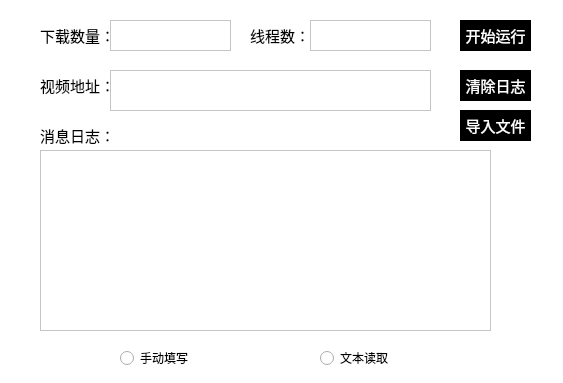
<?xml version="1.0" encoding="UTF-8"?>
<ui version="4.0">
 <class>Form</class>
 <widget class="QWidget" name="Form">
  <property name="geometry">
   <rect>
    <x>0</x>
    <y>0</y>
    <width>563</width>
    <height>383</height>
   </rect>
  </property>
  <property name="windowTitle">
   <string>bilibili视频下载</string>
  </property>
  <property name="styleSheet">
   <string notr="true">QPushButton{	
	font-family:微软雅黑;
	font-size:15px;
	color: white;
	border:1px solid;
}
QWidget { background-color:white; }
QPushButton { background-color: black }

QLabel{	
	font-family:微软雅黑;
	font-size:15px;
	color: black;
}
QTextEdit{	
	font-family:微软雅黑;
	font-size:15px;
	color: black;
}
QTextBrowser{	
	font-family:微软雅黑;
	font-size:12px;
	color: green;
}



</string>
  </property>
  <widget class="QPushButton" name="pushButton">
   <property name="geometry">
    <rect>
     <x>460</x>
     <y>20</y>
     <width>71</width>
     <height>31</height>
    </rect>
   </property>
   <property name="text">
    <string>开始运行</string>
   </property>
  </widget>
  <widget class="QPushButton" name="pushButton_2">
   <property name="geometry">
    <rect>
     <x>460</x>
     <y>70</y>
     <width>71</width>
     <height>31</height>
    </rect>
   </property>
   <property name="text">
    <string>清除日志</string>
   </property>
  </widget>
  <widget class="QLabel" name="label">
   <property name="geometry">
    <rect>
     <x>40</x>
     <y>70</y>
     <width>71</width>
     <height>31</height>
    </rect>
   </property>
   <property name="text">
    <string>视频地址：</string>
   </property>
  </widget>
  <widget class="QLabel" name="label_2">
   <property name="geometry">
    <rect>
     <x>40</x>
     <y>20</y>
     <width>71</width>
     <height>31</height>
    </rect>
   </property>
   <property name="text">
    <string>下载数量：</string>
   </property>
  </widget>
  <widget class="QLabel" name="label_3">
   <property name="geometry">
    <rect>
     <x>250</x>
     <y>20</y>
     <width>71</width>
     <height>31</height>
    </rect>
   </property>
   <property name="text">
    <string>线程数：</string>
   </property>
  </widget>
  <widget class="QLabel" name="label_4">
   <property name="geometry">
    <rect>
     <x>40</x>
     <y>120</y>
     <width>71</width>
     <height>31</height>
    </rect>
   </property>
   <property name="text">
    <string>消息日志：</string>
   </property>
  </widget>
  <widget class="QTextBrowser" name="textBrowser">
   <property name="geometry">
    <rect>
     <x>40</x>
     <y>150</y>
     <width>451</width>
     <height>181</height>
    </rect>
   </property>
  </widget>
  <widget class="QTextEdit" name="textEdit">
   <property name="geometry">
    <rect>
     <x>110</x>
     <y>20</y>
     <width>121</width>
     <height>31</height>
    </rect>
   </property>
  </widget>
  <widget class="QTextEdit" name="textEdit_2">
   <property name="geometry">
    <rect>
     <x>310</x>
     <y>20</y>
     <width>121</width>
     <height>31</height>
    </rect>
   </property>
  </widget>
  <widget class="QTextEdit" name="textEdit_3">
   <property name="geometry">
    <rect>
     <x>110</x>
     <y>70</y>
     <width>321</width>
     <height>41</height>
    </rect>
   </property>
  </widget>
  <widget class="QPushButton" name="pushButton_3">
   <property name="geometry">
    <rect>
     <x>460</x>
     <y>110</y>
     <width>71</width>
     <height>31</height>
    </rect>
   </property>
   <property name="text">
    <string>导入文件</string>
   </property>
  </widget>
  <widget class="QRadioButton" name="radioButton">
   <property name="geometry">
    <rect>
     <x>120</x>
     <y>350</y>
     <width>89</width>
     <height>16</height>
    </rect>
   </property>
   <property name="text">
    <string>手动填写</string>
   </property>
   <attribute name="buttonGroup">
    <string notr="true">buttonGroup</string>
   </attribute>
  </widget>
  <widget class="QRadioButton" name="radioButton_2">
   <property name="geometry">
    <rect>
     <x>320</x>
     <y>350</y>
     <width>89</width>
     <height>16</height>
    </rect>
   </property>
   <property name="text">
    <string>文本读取</string>
   </property>
   <attribute name="buttonGroup">
    <string notr="true">buttonGroup</string>
   </attribute>
  </widget>
 </widget>
 <resources/>
 <connections/>
 <buttongroups>
  <buttongroup name="buttonGroup"/>
 </buttongroups>
</ui>
